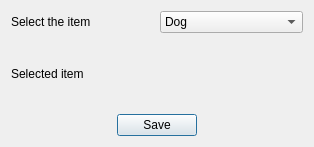
<?xml version="1.0" encoding="UTF-8"?>
<ui version="4.0">
 <class>Dialog</class>
 <widget class="QDialog" name="Dialog">
  <property name="geometry">
   <rect>
    <x>0</x>
    <y>0</y>
    <width>314</width>
    <height>147</height>
   </rect>
  </property>
  <property name="windowTitle">
   <string>Dialog</string>
  </property>
  <layout class="QVBoxLayout" name="verticalLayout">
   <item>
    <layout class="QHBoxLayout" name="horizontalLayout">
     <item>
      <widget class="QLabel" name="label">
       <property name="text">
        <string>Select the item</string>
       </property>
      </widget>
     </item>
     <item>
      <widget class="QComboBox" name="comboBox">
       <item>
        <property name="text">
         <string>Dog</string>
        </property>
       </item>
       <item>
        <property name="text">
         <string>Cat</string>
        </property>
       </item>
       <item>
        <property name="text">
         <string>Bird</string>
        </property>
       </item>
      </widget>
     </item>
    </layout>
   </item>
   <item>
    <widget class="QLabel" name="lblSelected">
     <property name="text">
      <string>Selected item</string>
     </property>
    </widget>
   </item>
   <item>
    <layout class="QHBoxLayout" name="horizontalLayout_2">
     <item>
      <spacer name="horizontalSpacer">
       <property name="orientation">
        <enum>Qt::Horizontal</enum>
       </property>
       <property name="sizeHint" stdset="0">
        <size>
         <width>40</width>
         <height>20</height>
        </size>
       </property>
      </spacer>
     </item>
     <item>
      <widget class="QPushButton" name="btnSave">
       <property name="text">
        <string>Save</string>
       </property>
      </widget>
     </item>
     <item>
      <spacer name="horizontalSpacer_2">
       <property name="orientation">
        <enum>Qt::Horizontal</enum>
       </property>
       <property name="sizeHint" stdset="0">
        <size>
         <width>40</width>
         <height>20</height>
        </size>
       </property>
      </spacer>
     </item>
    </layout>
   </item>
  </layout>
 </widget>
 <resources/>
 <connections/>
</ui>
